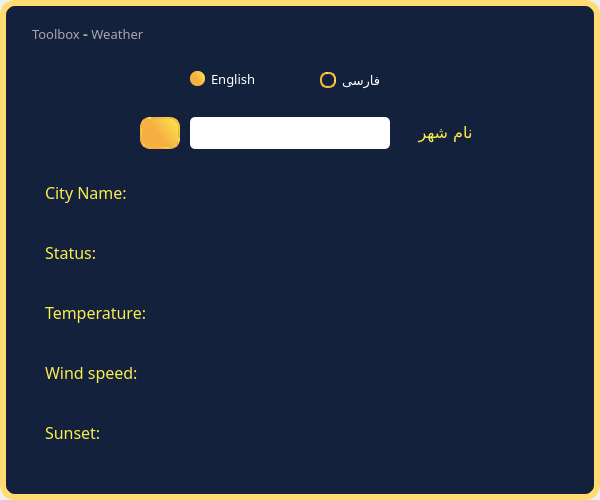
<?xml version="1.0" encoding="UTF-8"?>
<ui version="4.0">
 <class>MainWindow</class>
 <widget class="QMainWindow" name="MainWindow">
  <property name="geometry">
   <rect>
    <x>0</x>
    <y>0</y>
    <width>600</width>
    <height>500</height>
   </rect>
  </property>
  <property name="windowTitle">
   <string>MainWindow</string>
  </property>
  <widget class="QWidget" name="centralwidget">
   <widget class="QFrame" name="frame">
    <property name="geometry">
     <rect>
      <x>0</x>
      <y>0</y>
      <width>600</width>
      <height>500</height>
     </rect>
    </property>
    <property name="styleSheet">
     <string notr="true">QFrame{
	background-color:#14213d;
	border:6px solid #FFDB70;
border-radius:15px;
}

QLabel{
color: rgb(249, 237, 78);
border:none
}
</string>
    </property>
    <property name="frameShape">
     <enum>QFrame::StyledPanel</enum>
    </property>
    <property name="frameShadow">
     <enum>QFrame::Raised</enum>
    </property>
    <widget class="QLabel" name="label">
     <property name="geometry">
      <rect>
       <x>390</x>
       <y>120</y>
       <width>111</width>
       <height>25</height>
      </rect>
     </property>
     <property name="font">
      <font>
       <family>Gandom</family>
       <pointsize>12</pointsize>
      </font>
     </property>
     <property name="text">
      <string>نام شهر</string>
     </property>
     <property name="alignment">
      <set>Qt::AlignCenter</set>
     </property>
    </widget>
    <widget class="QPushButton" name="searchBtn">
     <property name="geometry">
      <rect>
       <x>140</x>
       <y>117</y>
       <width>40</width>
       <height>32</height>
      </rect>
     </property>
     <property name="font">
      <font>
       <family>Gandom</family>
       <pointsize>12</pointsize>
      </font>
     </property>
     <property name="cursor">
      <cursorShape>PointingHandCursor</cursorShape>
     </property>
     <property name="styleSheet">
      <string notr="true">QPushButton{

border: 2px solid qlineargradient(spread:pad, x1:0.006, y1:0.585, x2:1, y2:0, stop:0.369318 rgba(246, 176, 66, 255), stop:1 rgba(249, 237, 78, 255));
border-radius:10px;
background-color:qlineargradient(spread:pad, x1:0.006, y1:0.585, x2:1, y2:0, stop:0.369318 rgba(246, 176, 66, 255), stop:1 rgba(249, 237, 78, 255));
color: black;   
}
</string>
     </property>
     <property name="text">
      <string/>
     </property>
     <property name="icon">
      <iconset>
       <normaloff>C:/Users/Fateme/Downloads/icons8-search-128.png</normaloff>C:/Users/Fateme/Downloads/icons8-search-128.png</iconset>
     </property>
     <property name="iconSize">
      <size>
       <width>25</width>
       <height>25</height>
      </size>
     </property>
     <property name="checkable">
      <bool>false</bool>
     </property>
     <property name="flat">
      <bool>true</bool>
     </property>
    </widget>
    <widget class="QLineEdit" name="CityNametxt">
     <property name="geometry">
      <rect>
       <x>190</x>
       <y>117</y>
       <width>200</width>
       <height>32</height>
      </rect>
     </property>
     <property name="font">
      <font>
       <family>Gandom</family>
       <pointsize>12</pointsize>
      </font>
     </property>
     <property name="styleSheet">
      <string notr="true">border-radius:5px;
color: rgb(0, 0, 0);
padding-left:8px;

padding-right:6px;</string>
     </property>
    </widget>
    <widget class="QFrame" name="framePersian">
     <property name="geometry">
      <rect>
       <x>15</x>
       <y>150</y>
       <width>571</width>
       <height>331</height>
      </rect>
     </property>
     <property name="styleSheet">
      <string notr="true">border:none;</string>
     </property>
     <property name="frameShape">
      <enum>QFrame::StyledPanel</enum>
     </property>
     <property name="frameShadow">
      <enum>QFrame::Raised</enum>
     </property>
     <widget class="QLabel" name="label_6">
      <property name="geometry">
       <rect>
        <x>430</x>
        <y>270</y>
        <width>105</width>
        <height>25</height>
       </rect>
      </property>
      <property name="font">
       <font>
        <family>Gandom</family>
        <pointsize>12</pointsize>
       </font>
      </property>
      <property name="text">
       <string>غروب خورشید</string>
      </property>
      <property name="alignment">
       <set>Qt::AlignCenter</set>
      </property>
     </widget>
     <widget class="QLabel" name="label_3">
      <property name="geometry">
       <rect>
        <x>430</x>
        <y>90</y>
        <width>105</width>
        <height>25</height>
       </rect>
      </property>
      <property name="font">
       <font>
        <family>Gandom</family>
        <pointsize>12</pointsize>
       </font>
      </property>
      <property name="text">
       <string>وضعیت</string>
      </property>
      <property name="alignment">
       <set>Qt::AlignCenter</set>
      </property>
     </widget>
     <widget class="QLabel" name="label_4">
      <property name="geometry">
       <rect>
        <x>430</x>
        <y>150</y>
        <width>105</width>
        <height>25</height>
       </rect>
      </property>
      <property name="font">
       <font>
        <family>Gandom</family>
        <pointsize>12</pointsize>
       </font>
      </property>
      <property name="text">
       <string>دما</string>
      </property>
      <property name="alignment">
       <set>Qt::AlignCenter</set>
      </property>
     </widget>
     <widget class="QLabel" name="label_5">
      <property name="geometry">
       <rect>
        <x>430</x>
        <y>210</y>
        <width>105</width>
        <height>25</height>
       </rect>
      </property>
      <property name="font">
       <font>
        <family>Gandom</family>
        <pointsize>12</pointsize>
       </font>
      </property>
      <property name="text">
       <string>سرعت باد</string>
      </property>
      <property name="alignment">
       <set>Qt::AlignCenter</set>
      </property>
     </widget>
     <widget class="QLabel" name="label_2">
      <property name="geometry">
       <rect>
        <x>430</x>
        <y>30</y>
        <width>105</width>
        <height>25</height>
       </rect>
      </property>
      <property name="font">
       <font>
        <family>Gandom</family>
        <pointsize>12</pointsize>
       </font>
      </property>
      <property name="text">
       <string>نام شهر</string>
      </property>
      <property name="alignment">
       <set>Qt::AlignCenter</set>
      </property>
     </widget>
     <widget class="QLabel" name="WindLBL">
      <property name="geometry">
       <rect>
        <x>30</x>
        <y>210</y>
        <width>360</width>
        <height>20</height>
       </rect>
      </property>
      <property name="styleSheet">
       <string notr="true">color: rgb(255, 255, 255);</string>
      </property>
      <property name="text">
       <string/>
      </property>
      <property name="alignment">
       <set>Qt::AlignLeading|Qt::AlignLeft|Qt::AlignVCenter</set>
      </property>
     </widget>
     <widget class="QLabel" name="CityLBL">
      <property name="geometry">
       <rect>
        <x>30</x>
        <y>30</y>
        <width>360</width>
        <height>20</height>
       </rect>
      </property>
      <property name="styleSheet">
       <string notr="true">color: rgb(255, 255, 255);</string>
      </property>
      <property name="text">
       <string/>
      </property>
      <property name="alignment">
       <set>Qt::AlignLeading|Qt::AlignLeft|Qt::AlignVCenter</set>
      </property>
     </widget>
     <widget class="QLabel" name="WeatherTypeLBL">
      <property name="geometry">
       <rect>
        <x>30</x>
        <y>90</y>
        <width>360</width>
        <height>20</height>
       </rect>
      </property>
      <property name="styleSheet">
       <string notr="true">color: rgb(255, 255, 255);</string>
      </property>
      <property name="text">
       <string/>
      </property>
      <property name="alignment">
       <set>Qt::AlignLeading|Qt::AlignLeft|Qt::AlignVCenter</set>
      </property>
     </widget>
     <widget class="QLabel" name="SunsetLBL">
      <property name="geometry">
       <rect>
        <x>30</x>
        <y>270</y>
        <width>360</width>
        <height>21</height>
       </rect>
      </property>
      <property name="styleSheet">
       <string notr="true">color: rgb(255, 255, 255);</string>
      </property>
      <property name="text">
       <string/>
      </property>
      <property name="alignment">
       <set>Qt::AlignLeading|Qt::AlignLeft|Qt::AlignVCenter</set>
      </property>
     </widget>
     <widget class="QLabel" name="TempLBL">
      <property name="geometry">
       <rect>
        <x>30</x>
        <y>150</y>
        <width>360</width>
        <height>20</height>
       </rect>
      </property>
      <property name="styleSheet">
       <string notr="true">color: rgb(255, 255, 255);</string>
      </property>
      <property name="text">
       <string/>
      </property>
      <property name="alignment">
       <set>Qt::AlignLeading|Qt::AlignLeft|Qt::AlignVCenter</set>
      </property>
     </widget>
    </widget>
    <widget class="QLabel" name="Title">
     <property name="geometry">
      <rect>
       <x>32</x>
       <y>18</y>
       <width>231</width>
       <height>31</height>
      </rect>
     </property>
     <property name="font">
      <font>
       <family>A Salamat</family>
       <pointsize>10</pointsize>
       <weight>50</weight>
       <bold>false</bold>
       <kerning>true</kerning>
      </font>
     </property>
     <property name="styleSheet">
      <string notr="true">
color: #a7a7a7;
border:none;</string>
     </property>
     <property name="text">
      <string>Toolbox &lt;span style=&quot; font-size:11pt; font-weight:600;&quot;&gt;-&lt;/span&gt; Weather</string>
     </property>
     <property name="scaledContents">
      <bool>false</bool>
     </property>
    </widget>
    <widget class="QPushButton" name="ExitButton">
     <property name="geometry">
      <rect>
       <x>552</x>
       <y>20</y>
       <width>25</width>
       <height>25</height>
      </rect>
     </property>
     <property name="cursor">
      <cursorShape>PointingHandCursor</cursorShape>
     </property>
     <property name="styleSheet">
      <string notr="true"/>
     </property>
     <property name="text">
      <string/>
     </property>
     <property name="icon">
      <iconset>
       <normaloff>C:/Users/Fateme/Downloads/Icon awesome-power-off.png</normaloff>C:/Users/Fateme/Downloads/Icon awesome-power-off.png</iconset>
     </property>
     <property name="iconSize">
      <size>
       <width>20</width>
       <height>20</height>
      </size>
     </property>
     <property name="flat">
      <bool>true</bool>
     </property>
    </widget>
    <widget class="QFrame" name="frameEnglish">
     <property name="geometry">
      <rect>
       <x>15</x>
       <y>150</y>
       <width>571</width>
       <height>331</height>
      </rect>
     </property>
     <property name="styleSheet">
      <string notr="true">border:none;</string>
     </property>
     <property name="frameShape">
      <enum>QFrame::StyledPanel</enum>
     </property>
     <property name="frameShadow">
      <enum>QFrame::Raised</enum>
     </property>
     <widget class="QLabel" name="label_7">
      <property name="geometry">
       <rect>
        <x>30</x>
        <y>270</y>
        <width>105</width>
        <height>25</height>
       </rect>
      </property>
      <property name="font">
       <font>
        <family>Gandom</family>
        <pointsize>12</pointsize>
       </font>
      </property>
      <property name="text">
       <string>Sunset:</string>
      </property>
      <property name="alignment">
       <set>Qt::AlignLeading|Qt::AlignLeft|Qt::AlignVCenter</set>
      </property>
     </widget>
     <widget class="QLabel" name="label_8">
      <property name="geometry">
       <rect>
        <x>30</x>
        <y>90</y>
        <width>105</width>
        <height>25</height>
       </rect>
      </property>
      <property name="font">
       <font>
        <family>Gandom</family>
        <pointsize>12</pointsize>
       </font>
      </property>
      <property name="text">
       <string>Status:</string>
      </property>
      <property name="alignment">
       <set>Qt::AlignLeading|Qt::AlignLeft|Qt::AlignVCenter</set>
      </property>
     </widget>
     <widget class="QLabel" name="label_9">
      <property name="geometry">
       <rect>
        <x>30</x>
        <y>150</y>
        <width>121</width>
        <height>25</height>
       </rect>
      </property>
      <property name="font">
       <font>
        <family>Gandom</family>
        <pointsize>12</pointsize>
       </font>
      </property>
      <property name="text">
       <string>Temperature:</string>
      </property>
      <property name="alignment">
       <set>Qt::AlignLeading|Qt::AlignLeft|Qt::AlignVCenter</set>
      </property>
     </widget>
     <widget class="QLabel" name="label_10">
      <property name="geometry">
       <rect>
        <x>30</x>
        <y>210</y>
        <width>105</width>
        <height>25</height>
       </rect>
      </property>
      <property name="font">
       <font>
        <family>Gandom</family>
        <pointsize>12</pointsize>
       </font>
      </property>
      <property name="styleSheet">
       <string notr="true"/>
      </property>
      <property name="text">
       <string>Wind speed:</string>
      </property>
      <property name="alignment">
       <set>Qt::AlignLeading|Qt::AlignLeft|Qt::AlignVCenter</set>
      </property>
     </widget>
     <widget class="QLabel" name="label_11">
      <property name="geometry">
       <rect>
        <x>30</x>
        <y>30</y>
        <width>105</width>
        <height>25</height>
       </rect>
      </property>
      <property name="font">
       <font>
        <family>Gandom</family>
        <pointsize>12</pointsize>
       </font>
      </property>
      <property name="text">
       <string>City Name:</string>
      </property>
      <property name="alignment">
       <set>Qt::AlignLeading|Qt::AlignLeft|Qt::AlignVCenter</set>
      </property>
     </widget>
     <widget class="QLabel" name="WindLBL_en">
      <property name="geometry">
       <rect>
        <x>170</x>
        <y>210</y>
        <width>360</width>
        <height>20</height>
       </rect>
      </property>
      <property name="styleSheet">
       <string notr="true">color: rgb(255, 255, 255);</string>
      </property>
      <property name="text">
       <string/>
      </property>
      <property name="alignment">
       <set>Qt::AlignLeading|Qt::AlignLeft|Qt::AlignVCenter</set>
      </property>
     </widget>
     <widget class="QLabel" name="CityLBL_en">
      <property name="geometry">
       <rect>
        <x>170</x>
        <y>30</y>
        <width>360</width>
        <height>20</height>
       </rect>
      </property>
      <property name="styleSheet">
       <string notr="true">color: rgb(255, 255, 255);</string>
      </property>
      <property name="text">
       <string/>
      </property>
      <property name="alignment">
       <set>Qt::AlignLeading|Qt::AlignLeft|Qt::AlignVCenter</set>
      </property>
     </widget>
     <widget class="QLabel" name="WeatherTypeLBL_en">
      <property name="geometry">
       <rect>
        <x>170</x>
        <y>90</y>
        <width>360</width>
        <height>20</height>
       </rect>
      </property>
      <property name="styleSheet">
       <string notr="true">color: rgb(255, 255, 255);</string>
      </property>
      <property name="text">
       <string/>
      </property>
      <property name="alignment">
       <set>Qt::AlignLeading|Qt::AlignLeft|Qt::AlignVCenter</set>
      </property>
     </widget>
     <widget class="QLabel" name="SunsetLBL_en">
      <property name="geometry">
       <rect>
        <x>170</x>
        <y>270</y>
        <width>360</width>
        <height>21</height>
       </rect>
      </property>
      <property name="styleSheet">
       <string notr="true">color: rgb(255, 255, 255);</string>
      </property>
      <property name="text">
       <string/>
      </property>
      <property name="alignment">
       <set>Qt::AlignLeading|Qt::AlignLeft|Qt::AlignVCenter</set>
      </property>
     </widget>
     <widget class="QLabel" name="TempLBL_en">
      <property name="geometry">
       <rect>
        <x>170</x>
        <y>150</y>
        <width>360</width>
        <height>20</height>
       </rect>
      </property>
      <property name="styleSheet">
       <string notr="true">color: rgb(255, 255, 255);</string>
      </property>
      <property name="text">
       <string/>
      </property>
      <property name="alignment">
       <set>Qt::AlignLeading|Qt::AlignLeft|Qt::AlignVCenter</set>
      </property>
     </widget>
    </widget>
    <widget class="QRadioButton" name="persian_rdbtn">
     <property name="geometry">
      <rect>
       <x>320</x>
       <y>70</y>
       <width>111</width>
       <height>21</height>
      </rect>
     </property>
     <property name="font">
      <font>
       <family>Gandom</family>
       <pointsize>10</pointsize>
      </font>
     </property>
     <property name="cursor">
      <cursorShape>PointingHandCursor</cursorShape>
     </property>
     <property name="styleSheet">
      <string notr="true">QRadioButton{
color: rgb(255, 255, 255);
}

QRadioButton::indicator::checked{
width:15px;
height:15px;
  border-radius:7px;	
	background-color: qlineargradient(spread:pad, x1:0.006, y1:0.585, x2:1, y2:0, stop:0.369318 rgba(246, 176, 66, 255), stop:1 rgba(249, 237, 78, 255));
	color: rgb(255, 255, 255);
}
QRadioButton::indicator::unchecked {
width:12px;
height:12px;
  border-radius:7px;
	border:2px solid qlineargradient(spread:pad, x1:0.006, y1:0.585, x2:1, y2:0, stop:0.369318 rgba(246, 176, 66, 255), stop:1 rgba(249, 237, 78, 255));;
	background-color: none;

}</string>
     </property>
     <property name="text">
      <string>فارسی</string>
     </property>
    </widget>
    <widget class="QRadioButton" name="english_rdbtn">
     <property name="geometry">
      <rect>
       <x>190</x>
       <y>70</y>
       <width>82</width>
       <height>17</height>
      </rect>
     </property>
     <property name="font">
      <font>
       <family>Gandom</family>
       <pointsize>10</pointsize>
      </font>
     </property>
     <property name="cursor">
      <cursorShape>PointingHandCursor</cursorShape>
     </property>
     <property name="styleSheet">
      <string notr="true">QRadioButton{
color: rgb(255, 255, 255);
}

QRadioButton::indicator::checked{
width:15px;
height:15px;
  border-radius:7px;	
	background-color: qlineargradient(spread:pad, x1:0.006, y1:0.585, x2:1, y2:0, stop:0.369318 rgba(246, 176, 66, 255), stop:1 rgba(249, 237, 78, 255));
	color: rgb(255, 255, 255);
}
QRadioButton::indicator::unchecked {
width:12px;
height:12px;
  border-radius:7px;
	border:2px solid qlineargradient(spread:pad, x1:0.006, y1:0.585, x2:1, y2:0, stop:0.369318 rgba(246, 176, 66, 255), stop:1 rgba(249, 237, 78, 255));;
	background-color: none;

}</string>
     </property>
     <property name="text">
      <string>English</string>
     </property>
     <property name="checked">
      <bool>true</bool>
     </property>
    </widget>
   </widget>
  </widget>
 </widget>
 <resources/>
 <connections/>
</ui>
